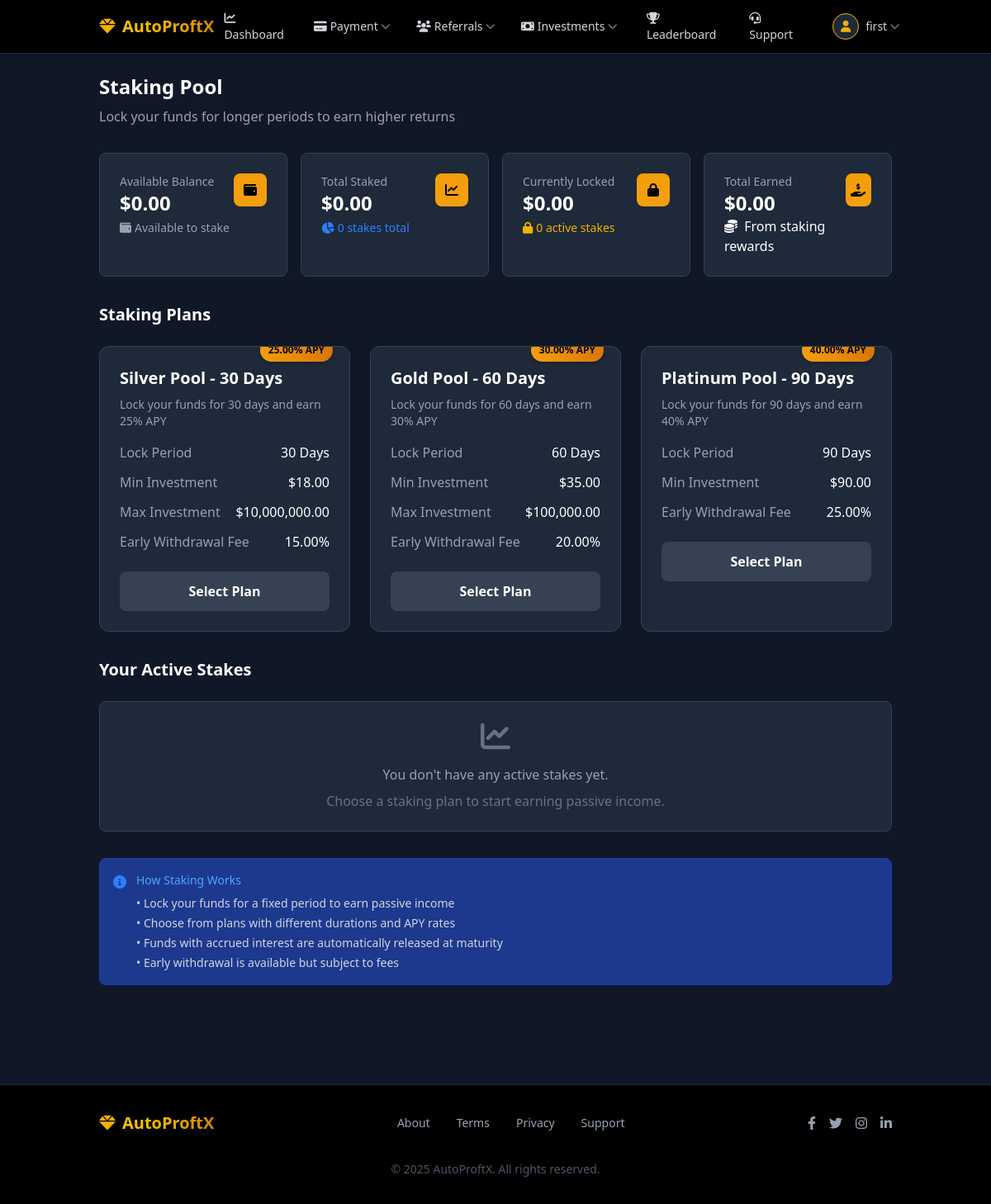
The app's page /user/staking.php (signed in) with its own data.
### tables this page shows
CREATE TABLE IF NOT EXISTS `wallets` (
  `id` int NOT NULL AUTO_INCREMENT,
  `user_id` int NOT NULL,
  `balance` decimal(15,2) DEFAULT '0.00',
  `created_at` timestamp NULL DEFAULT CURRENT_TIMESTAMP,
  `updated_at` timestamp NULL DEFAULT CURRENT_TIMESTAMP ON UPDATE CURRENT_TIMESTAMP,
  PRIMARY KEY (`id`),
  KEY `user_id` (`user_id`)
);

CREATE TABLE IF NOT EXISTS `staking_plans` (
  `id` int NOT NULL AUTO_INCREMENT,
  `name` varchar(100) NOT NULL,
  `description` text,
  `duration_days` int NOT NULL,
  `apy_rate` decimal(5,2) NOT NULL COMMENT 'Annual Percentage Yield',
  `min_amount` decimal(15,2) NOT NULL,
  `max_amount` decimal(15,2) DEFAULT NULL COMMENT 'NULL means no maximum',
  `early_withdrawal_fee` decimal(5,2) NOT NULL DEFAULT '10.00' COMMENT 'Percentage fee for early withdrawal',
  `is_active` tinyint(1) NOT NULL DEFAULT '1',
  `created_at` timestamp NULL DEFAULT CURRENT_TIMESTAMP,
  `updated_at` timestamp NULL DEFAULT CURRENT_TIMESTAMP ON UPDATE CURRENT_TIMESTAMP,
  PRIMARY KEY (`id`)
);

### user/includes/staking-functions.php (called while the page is built, shortened)
<?php
function getActiveStakingPlans()
{
  global $conn;
  $plans = [];
  $query = "SELECT * FROM staking_plans WHERE is_active = 1 ORDER BY duration_days ASC";
  $result = $conn->query($query);
  if ($result && $result->num_rows > 0) {
    while ($row = $result->fetch_assoc()) {
      $plans[] = $row;
    }
  }
  return $plans;
}
function getUserStakingStats($user_id)
{
  global $conn;
  $stats = [
    'total_staked' => 0,
    'active_stakes' => 0,
    'completed_stakes' => 0,
    'total_earned' => 0,
    'current_locked' => 0
  ];
  $query = "SELECT
                COUNT(*) as total_stakes,
                SUM(CASE WHEN status = 'active' THEN 1 ELSE 0 END) as active_count,
                SUM(CASE WHEN status = 'completed' THEN 1 ELSE 0 END) as completed_count,
                SUM(amount) as total_staked,
                SUM(CASE WHEN status = 'active' THEN amount ELSE 0 END) as current_locked,
                SUM(CASE WHEN status = 'completed' THEN (expected_return - amount) ELSE 0 END) as total_earned
              FROM stakes
              WHERE user_id = ?";
  $stmt = $conn->prepare($query);
  $stmt->bind_param("i", $user_id);
  $stmt->execute();
  $result = $stmt->get_result();
  if ($result && $result->num_rows > 0) {
    $data = $result->fetch_assoc();
    $stats['total_staked'] = floatval($data['total_staked'] ?? 0);
    $stats['active_stakes'] = intval($data['active_count'] ?? 0);
    $stats['completed_stakes'] = intval($data['completed_count'] ?? 0);
    $stats['total_earned'] = floatval($data['total_earned'] ?? 0);
    $stats['current_locked'] = floatval($data['current_locked'] ?? 0);
  }
  return $stats;
}

### user/staking.php (the view, shortened to what this page needs)
<?php
include '../config/db.php';
include 'includes/staking-functions.php';
$user_id = $_SESSION['user_id'];
$balance = 0;
$wallet_sql = "SELECT balance FROM wallets WHERE user_id = ?";
$stmt = $conn->prepare($wallet_sql);
$stmt->bind_param("i", $user_id);
$stmt->execute();
$result = $stmt->get_result();
if ($result->num_rows > 0) {
  $wallet_data = $result->fetch_assoc();
  $balance = $wallet_data['balance'];
}
$staking_plans = getActiveStakingPlans();
$active_stakes = getUserActiveStakes($user_id);
$staking_stats = getUserStakingStats($user_id);
?>
<!DOCTYPE html>
<html lang="en">
<head>
  <?php include 'includes/head.php'; ?>
</head>
<body class="bg-gray-900 text-white font-sans min-h-screen flex flex-col">
  <?php include 'includes/navbar.php'; ?>
  <main style="display: none;" id="main-content" class="flex-grow py-6">
    <div class="container mx-auto px-4 sm:px-6 lg:px-8">
      <div class="mb-8">
        <h1 class="text-2xl font-bold">Staking Pool</h1>
        <p class="text-gray-400 mt-2">Lock your funds for longer periods to earn higher returns</p>
      </div>
      <div class="grid grid-cols-1 md:grid-cols-2 lg:grid-cols-4 gap-4 mb-8">
        <div class="bg-gray-800 rounded-lg p-6 border border-gray-700 card-hover">
          <div class="flex justify-between items-start">
            <div>
              <p class="text-gray-400 text-sm">Available Balance</p>
              <h3 class="text-2xl font-bold">$<?php echo number_format($balance, 2); ?></h3>
              <p class="text-gray-400 text-sm flex items-center mt-1">
                <i class="fas fa-wallet mr-1"></i> Available to stake
              </p>
            </div>
            <div class="h-10 w-10 rounded-lg gold-gradient flex items-center justify-center">
              <i class="fas fa-wallet text-black"></i>
            </div>
          </div>
        </div>
        <div class="bg-gray-800 rounded-lg p-6 border border-gray-700 card-hover">
          <div class="flex justify-between items-start">
            <div>
              <p class="text-gray-400 text-sm">Total Staked</p>
              <h3 class="text-2xl font-bold">$<?php echo number_format($staking_stats['total_staked'], 2); ?></h3>
              <p class="text-blue-500 text-sm flex items-center mt-1">
                <i class="fas fa-chart-pie mr-1"></i> <?php echo $staking_stats['active_stakes'] + $staking_stats['completed_stakes']; ?> stakes total
              </p>
            </div>
            <div class="h-10 w-10 rounded-lg gold-gradient flex items-center justify-center">
              <i class="fas fa-chart-line text-black"></i>
            </div>
          </div>
        </div>
        <div class="bg-gray-800 rounded-lg p-6 border border-gray-700 card-hover">
          <div class="flex justify-between items-start">
            <div>
              <p class="text-gray-400 text-sm">Currently Locked</p>
              <h3 class="text-2xl font-bold">$<?php echo number_format($staking_stats['current_locked'], 2); ?></h3>
              <p class="text-yellow-500 text-sm flex items-center mt-1">
                <i class="fas fa-lock mr-1"></i> <?php echo $staking_stats['active_stakes']; ?> active stakes
              </p>
            </div>
            <div class="h-10 w-10 rounded-lg gold-gradient flex items-center justify-center">
              <i class="fas fa-lock text-black"></i>
            </div>
          </div>
        </div>
        <div class="bg-gray-800 rounded-lg p-6 border border-gray-700 card-hover">
          <div class="flex justify-between items-start">
            <div>
              <p class="text-gray-400 text-sm">Total Earned</p>
              <h3 class="text-2xl font-bold">$<?php echo number_format($staking_stats['total_earned'], 2); ?></h3> <i class="fas fa-coins mr-1"></i> From staking rewards
            </div>
            <div class="h-10 w-10 rounded-lg gold-gradient flex items-center justify-center">
              <i class="fas fa-hand-holding-dollar text-black"></i>
            </div>
          </div>
        </div>
      </div>
      <div class="mb-8">
        <h2 class="text-xl font-bold mb-6">Staking Plans</h2>
        <div class="grid grid-cols-1 md:grid-cols-3 gap-6">
          <?php foreach ($staking_plans as $index => $plan): ?>
            <div id="plan-<?php echo $plan['id']; ?>" class="bg-gray-800 rounded-xl p-6 border border-gray-700 plan-card relative overflow-hidden">
              <div class="apy-badge">
                <?php echo number_format($plan['apy_rate'], 2); ?>% APY
              </div>
              <h3 class="text-xl font-bold mb-2"><?php echo htmlspecialchars($plan['name']); ?></h3>
              <p class="text-gray-400 text-sm mb-4"><?php echo htmlspecialchars($plan['description']); ?></p>
              <div class="space-y-3 mb-6">
                <div class="flex justify-between">
                  <span class="text-gray-400">Lock Period</span>
                  <span class="font-medium"><?php echo $plan['duration_days']; ?> Days</span>
                </div>
                <div class="flex justify-between">
                  <span class="text-gray-400">Min Investment</span>
                  <span class="font-medium">$<?php echo number_format($plan['min_amount'], 2); ?></span>
                </div>
                <?php if ($plan['max_amount']): ?>
                  <div class="flex justify-between">
                    <span class="text-gray-400">Max Investment</span>
                    <span class="font-medium">$<?php echo number_format($plan['max_amount'], 2); ?></span>
                  </div>
                <?php endif; ?>
                <div class="flex justify-between">
                  <span class="text-gray-400">Early Withdrawal Fee</span>
                  <span class="font-medium"><?php echo number_format($plan['early_withdrawal_fee'], 2); ?>%</span>
                </div>
              </div>
              <button onclick="selectPlan(<?php echo $plan['id']; ?>, '<?php echo addslashes($plan['name']); ?>', <?php echo $plan['min_amount']; ?>, <?php echo ($plan['max_amount'] ? $plan['max_amount'] : 'null'); ?>, <?php echo $plan['apy_rate']; ?>, <?php echo $plan['duration_days']; ?>)" class="w-full bg-gray-700 hover:bg-gradient-to-r hover:from-yellow-500 hover:to-yellow-600 hover:text-black text-white font-bold py-3 px-4 rounded-lg transition duration-300">
                Select Plan
              </button>
            </div>
          <?php endforeach; ?>
        </div>
      </div>
      <div class="mb-8">
        <div class="flex justify-between items-center mb-6">
          <h2 class="text-xl font-bold">Your Active Stakes</h2>
        </div>
        <?php if (empty($active_stakes)): ?>
          <div class="bg-gray-800 rounded-lg p-6 text-center border border-gray-700">
            <i class="fas fa-chart-line text-4xl text-gray-500 mb-4"></i>
            <p class="text-gray-400">You don't have any active stakes yet.</p>
            <p class="text-gray-500 mt-2">Choose a staking plan to start earning passive income.</p>
          </div>
        <?php endif; ?>
      </div>
      <div class="bg-blue-900 bg-opacity-20 border border-blue-800 rounded-lg p-4 mb-8">
        <div class="flex items-start">
          <div class="flex-shrink-0">
            <i class="fas fa-info-circle text-blue-500 mt-1"></i>
          </div>
          <div class="ml-3">
            <h3 class="text-sm font-medium text-blue-400">How Staking Works</h3>
            <div class="mt-2 text-sm text-gray-300 space-y-1">
              <p>• Lock your funds for a fixed period to earn passive income</p>
              <p>• Choose from plans with different durations and APY rates</p>
              <p>• Funds with accrued interest are automatically released at maturity</p>
              <p>• Early withdrawal is available but subject to fees</p>
            </div>
          </div>
        </div>
      </div>
    </div>
  </main>
  <?php include 'includes/footer.php'; ?>
</body>
</html>

### user/assets/css/style.css (style rules this page uses)
.card-hover { transition: transform 0.3s ease, box-shadow 0.3s ease; }
.gold-gradient { background: linear-gradient(135deg, #f7c52b, #f59e0b); }

### user/staking.php (style rules this page uses)
.plan-card { transition: all 0.3s ease; }
.apy-badge { position: absolute; top: -10px; right: 20px; padding: 5px 10px; border-radius: 20px; font-size: 12px; font-weight: bold; background: linear-gradient(to right, #F59E0B, #D97706); color: black; box-shadow: 0 2px 5px rgba(0, 0, 0, 0.2); }

### user/includes/mobile-bar.php (style rules this page uses)
.gold-gradient { background: linear-gradient(45deg, #f59e0b, #f59e0b); }
body { padding-bottom: 4rem; }
@media (min-width: 768px) { body { padding-bottom: 0; } }

### records on screen
wallets: balance "0.00"
staking_plans: apy_rate "25.00", name "Silver Pool - 30 Days", description "Lock your funds for 30 days and earn 25% APY", duration_days "30", min_amount "18.00", max_amount "10,000,000.00", early_withdrawal_fee "15.00"
staking_plans: apy_rate "30.00", name "Gold Pool - 60 Days", description "Lock your funds for 60 days and earn 30% APY", duration_days "60", min_amount "35.00", max_amount "100,000.00", early_withdrawal_fee "20.00"
staking_plans: apy_rate "40.00", name "Platinum Pool - 90 Days", description "Lock your funds for 90 days and earn 40% APY", duration_days "90", min_amount "90.00", early_withdrawal_fee "25.00"

### other values on screen
$_SESSION['full_name'] "first"
$staking_stats['total_staked'] "0.00"
$staking_stats['active_stakes'] + $staking_stats['completed_stakes'] "0"
$staking_stats['current_locked'] "0.00"
$staking_stats['active_stakes'] "0"
$staking_stats['total_earned'] "0.00"
